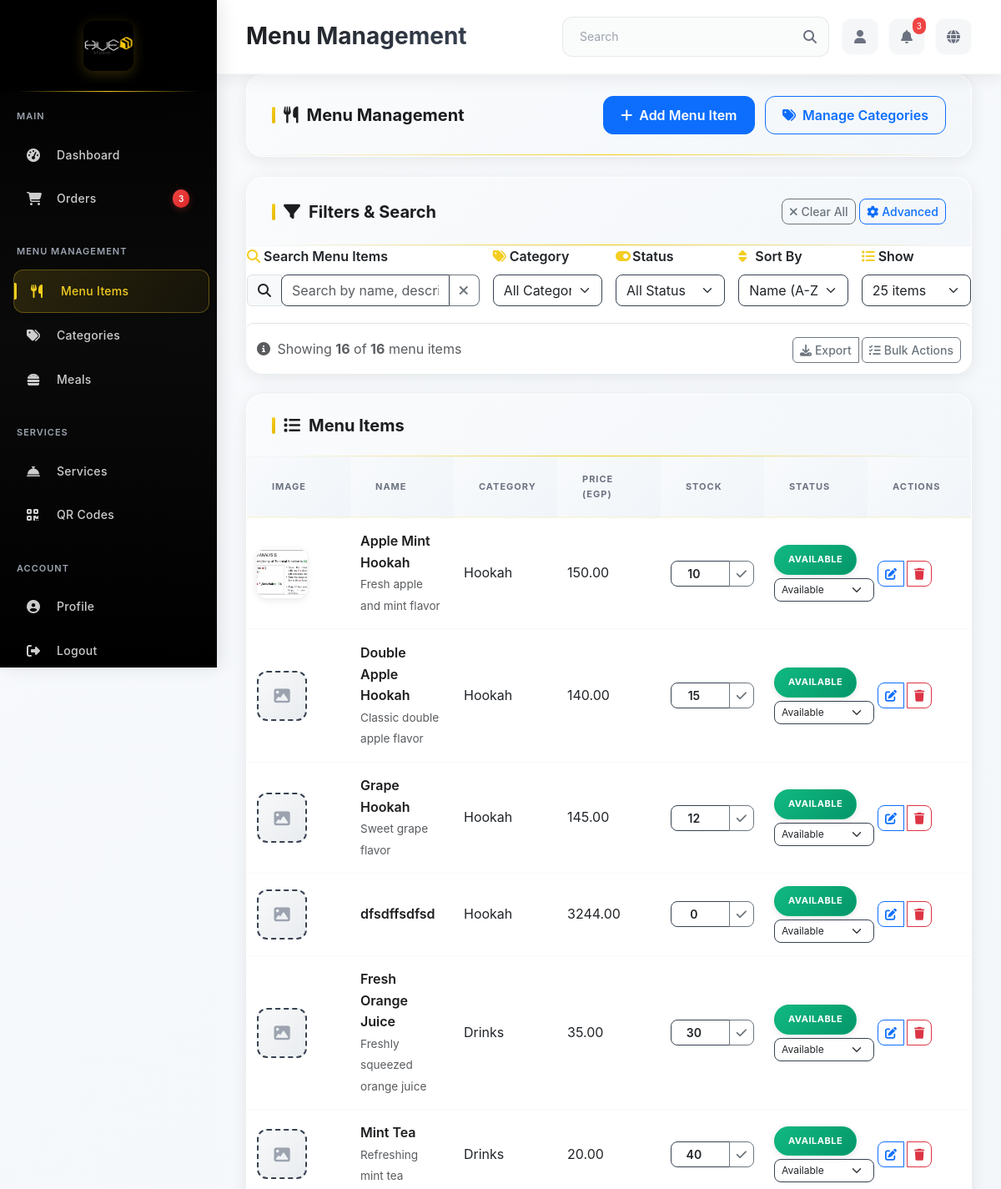
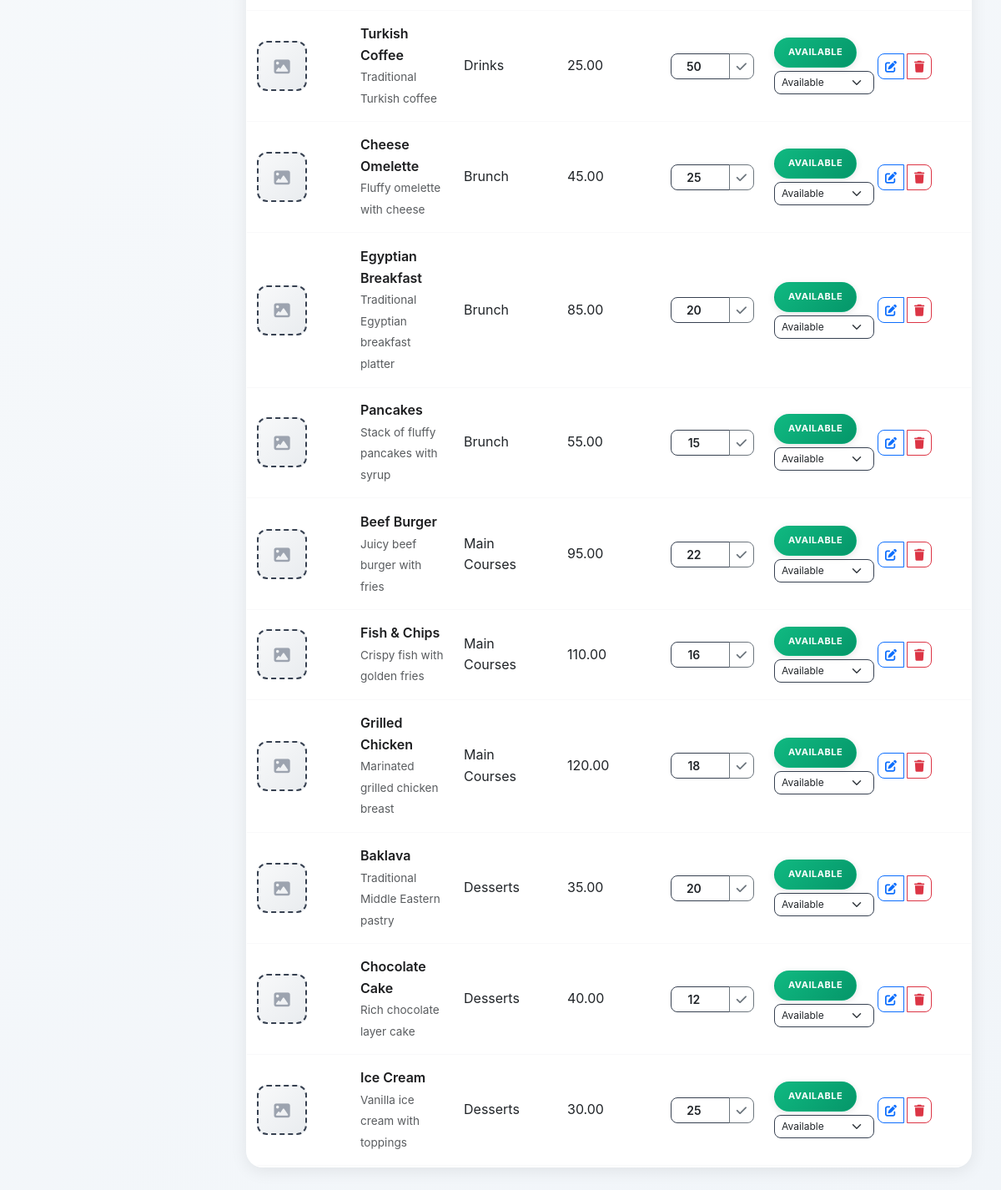
/admin/menu (signed in), run on the app's committed database (2 pictures, top to bottom).
### app/models.py (models this page shows, shortened)
class MenuItem(db.Model):
    __tablename__ = 'menu_items'
    item_id = db.Column(db.Integer, primary_key=True)
    name = db.Column(db.String(100), nullable=False)
    description = db.Column(db.Text, nullable=True)
    price = db.Column(Numeric(10, 2), nullable=False)  # EGP
    category_id = db.Column(db.Integer, db.ForeignKey('categories.category_id'), nullable=False)
    image_url = db.Column(db.String(255), nullable=True)
    stock = db.Column(db.Integer, nullable=False, default=0)
    status = db.Column(db.Enum('available', 'out_of_stock', 'discontinued', name='item_status'),
                      nullable=False, default='available')
    created_at = db.Column(db.DateTime, default=datetime.utcnow)
    updated_at = db.Column(db.DateTime, default=datetime.utcnow, onupdate=datetime.utcnow)
    order_items = db.relationship('OrderItem', backref='menu_item', lazy='dynamic')
    images = db.relationship('MenuItemImage', backref='menu_item', lazy='dynamic')
    feedback = db.relationship('Feedback', backref='menu_item', lazy='dynamic')
    reward_items = db.relationship('RewardItem', backref='menu_item', lazy='dynamic')

class Category(db.Model):
    __tablename__ = 'categories'
    category_id = db.Column(db.Integer, primary_key=True)
    name = db.Column(db.String(100), nullable=False)
    description = db.Column(db.Text, nullable=True)
    display_order = db.Column(db.Integer, nullable=False, default=0)
    is_active = db.Column(db.Boolean, default=True)
    created_at = db.Column(db.DateTime, default=datetime.utcnow)
    menu_items = db.relationship('MenuItem', backref='category', lazy='dynamic')

### app/modules/admin/routes.py (the view)
@bp.route('/menu')
@login_required
def menu_management():
    if not current_user.is_admin():
        return redirect(url_for('main.index'))
    from sqlalchemy.orm import joinedload
    categories = Category.query.filter_by(is_active=True).order_by(Category.display_order).all()
    menu_items = MenuItem.query.options(joinedload(MenuItem.category)).join(Category).order_by(
        Category.display_order, MenuItem.name
    ).all()
    return render_template('menu_management.html', categories=categories, menu_items=menu_items)

### app/extensions.py (called while the page is built)
def init_extensions(app):
    db.init_app(app)
    login_manager.init_app(app)
    migrate.init_app(app, db)
    socketio.init_app(app, cors_allowed_origins="*")
    csrf.init_app(app)
    login_manager.login_view = 'auth.login'
    login_manager.login_message = 'Please log in to access this page.'
    login_manager.login_message_category = 'info'
    @login_manager.user_loader
    def load_user(user_id):
        from app.models import User
        return User.query.get(int(user_id))

### app/models.py (called while the page is built)
    def is_admin(self):
        return self.role == 'admin'

### app/modules/admin/templates/menu_management.html (shortened to what this page needs)
{% extends "base.html" %}
{% block page_title %}Menu Management{% endblock %}
{% block content %}
<div class="admin-card mb-4">
    <div class="card-header">
        <div class="d-flex justify-content-between align-items-center">
            <h2 class="card-title">
                <i class="fas fa-utensils"></i>
                Menu Management
            </h2>
            <div class="header-actions">
                <a href="{{ url_for('admin.add_menu_item') }}" class="btn btn-primary me-2">
                    <i class="fas fa-plus me-2"></i>Add Menu Item
                </a>
                <a href="{{ url_for('admin.category_management') }}" class="btn btn-outline-primary">
                    <i class="fas fa-tags me-2"></i>Manage Categories
                </a>
            </div>
        </div>
    </div>
</div>
<div class="admin-card mb-4">
    <div class="card-header">
        <div class="d-flex justify-content-between align-items-center">
            <h3 class="card-title">
                <i class="fas fa-filter"></i>
                Filters & Search
            </h3>
            <div class="filter-actions">
                <button type="button" class="btn btn-outline-secondary btn-sm" id="clearAllFilters">
                    <i class="fas fa-times me-1"></i>Clear All
                </button>
                <button type="button" class="btn btn-outline-primary btn-sm" id="toggleAdvancedFilters">
                    <i class="fas fa-cog me-1"></i>Advanced
                </button>
            </div>
        </div>
    </div>
    <div class="card-body">
        <div class="row g-3 mb-3">
            <div class="col-md-4">
                <label for="searchInput" class="form-label">
                    <i class="fas fa-search me-1"></i>Search Menu Items
                </label>
                <div class="input-group">
                    <span class="input-group-text">
                        <i class="fas fa-search"></i>
                    </span>
                    <input type="text" class="form-control" id="searchInput"
                           placeholder="Search by name, description, ingredients...">
                    <button class="btn btn-outline-secondary" type="button" id="clearSearch">
                        <i class="fas fa-times"></i>
                    </button>
                </div>
            </div>
            <div class="col-md-2">
                <label for="categoryFilter" class="form-label">
                    <i class="fas fa-tags me-1"></i>Category
                </label>
                <select class="form-select" id="categoryFilter">
                    <option value="">All Categories</option>
                </select>
            </div>
            <div class="col-md-2">
                <label for="statusFilter" class="form-label">
                    <i class="fas fa-toggle-on me-1"></i>Status
                </label>
                <select class="form-select" id="statusFilter">
                    <option value="">All Status</option>
                </select>
            </div>
            <div class="col-md-2">
                <label for="sortBy" class="form-label">
                    <i class="fas fa-sort me-1"></i>Sort By
                </label>
                <select class="form-select" id="sortBy">
                    <option value="name_asc">Name (A-Z)</option>
                </select>
            </div>
            <div class="col-md-2">
                <label for="itemsPerPage" class="form-label">
                    <i class="fas fa-list me-1"></i>Show
                </label>
                <select class="form-select" id="itemsPerPage">
                    <option value="25" selected>25 items</option>
                </select>
            </div>
        </div>
        <div class="results-summary mt-3 pt-3 border-top" id="resultsSummary">
            <div class="row align-items-center">
                <div class="col-md-6">
                    <span class="text-muted">
                        <i class="fas fa-info-circle me-1"></i>
                        Showing <strong id="itemCount">0</strong> of <strong id="totalItems">0</strong> menu items
                    </span>
                </div>
                <div class="col-md-6 text-end">
                    <div class="btn-group btn-group-sm" role="group">
                        <button type="button" class="btn btn-outline-secondary" id="exportFiltered">
                            <i class="fas fa-download me-1"></i>Export
                        </button>
                        <button type="button" class="btn btn-outline-secondary" id="bulkActions">
                            <i class="fas fa-tasks me-1"></i>Bulk Actions
                        </button>
                    </div>
                </div>
            </div>
        </div>
    </div>
</div>
<div class="admin-card">
    <div class="card-header">
        <h3 class="card-title">
            <i class="fas fa-list"></i>
            Menu Items
        </h3>
    </div>
    <div class="card-body p-0">
        <div class="table-responsive">
            <table class="admin-table" id="menuItemsTable">
                <thead>
                    <tr>
                        <th>Image</th>
                        <th>Name</th>
                        <th>Category</th>
                        <th>Price (EGP)</th>
                        <th>Stock</th>
                        <th>Status</th>
                        <th>Actions</th>
                    </tr>
                </thead>
                            <tbody>
                                {% for item in menu_items %}
                                <tr data-category="{{ item.category_id }}" data-status="{{ item.status }}">
                                    <td>
                                        {% if item.image_url %}
                                        <img src="{{ url_for('main.uploaded_file', filename='menu_images/' + item.image_url) }}"
                                             alt="{{ item.name }}" class="menu-item-thumbnail">
                                        {% else %}
                                        <div class="no-image-placeholder">
                                            <i class="fas fa-image"></i>
                                        </div>
                                        {% endif %}
                                    </td>
                                    <td>
                                        <strong>{{ item.name }}</strong>
                                        {% if item.description %}
                                        <br><small class="text-muted">{{ item.description[:50] }}{% if item.description|length > 50 %}...{% endif %}</small>
                                        {% endif %}
                                    </td>
                                    <td>{{ item.category.name }}</td>
                                    <td>{{ "%.2f"|format(item.price) }}</td>
                                    <td>
                                        <div class="input-group input-group-sm" style="width: 100px;">
                                            <input type="number" class="form-control stock-input"
                                                   value="{{ item.stock }}"
                                                   data-item-id="{{ item.item_id }}"
                                                   min="0">
                                            <button class="btn btn-outline-secondary update-stock-btn"
                                                    data-item-id="{{ item.item_id }}" type="button">
                                                <i class="fas fa-check"></i>
                                            </button>
                                        </div>
                                    </td>
                                    <td>
                                        {% if item.status == 'available' %}
                                        <span class="status-badge status-completed">Available</span>
                                        {% elif item.status == 'out_of_stock' %}
                                        <span class="status-badge status-pending">Out of Stock</span>
                                        {% elif item.status == 'discontinued' %}
                                        <span class="status-badge status-rejected">Discontinued</span>
                                        {% else %}
                                        <span class="status-badge status-processing">{{ item.status|title }}</span>
                                        {% endif %}
                                        <select class="form-select form-select-sm status-select mt-1"
                                                data-item-id="{{ item.item_id }}" style="font-size: 0.75rem;">
                                            <option value="available" {% if item.status == 'available' %}selected{% endif %}>Available</option>
                                        </select>
                                    </td>
                                    <td>
                                        <div class="btn-group" role="group">
                                            <a href="{{ url_for('admin.edit_menu_item', item_id=item.item_id) }}"
                                               class="btn btn-sm btn-outline-primary">
                                                <i class="fas fa-edit"></i>
                                            </a>
                                            <button type="button" class="btn btn-sm btn-outline-danger delete-item-btn"
                                                    data-item-id="{{ item.item_id }}"
                                                    data-item-name="{{ item.name }}">
                                                <i class="fas fa-trash"></i>
                                            </button>
                                        </div>
                                    </td>
                                </tr>
                                {% endfor %}
                            </tbody>
                        </table>
                    </div>
                </div>
            </div>
        </div>
    </div>
{% endblock %}

### app/static/css/admin.css (style rules this page uses)
:root { --primary-yellow: #f3cd21; --primary-dark: #1c1d1f; --sidebar-bg: linear-gradient(180deg, #000000 0%, #0a0a0a 50%, #000000 100%); --sidebar-hover: linear-gradient(135deg, #1a1a1a 0%, #2a2a2a 100%); --text-light: #ffffff; --text-muted: #9ca3af; --border-color: #374151; --success-green: #10b981; --warning-yellow: #f59e0b; --danger-red: #ef4444; --info-blue: #3b82f6; --card-shadow: 0 4px 20px rgba(0, 0, 0, 0.08); --hover-shadow: 0 8px 30px rgba(0, 0, 0, 0.12); --glass-bg: rgba(255, 255, 255, 0.95); --glass-border: rgba(255, 255, 255, 0.2); }
* { margin: 0; padding: 0; box-sizing: border-box; }
body { font-family: 'Inter', 'Segoe UI', Tahoma, Geneva, Verdana, sans-serif; background: linear-gradient(135deg, #f8fafc 0%, #f1f5f9 100%); overflow-x: hidden; line-height: 1.6; -webkit-font-smoothing: antialiased; -moz-osx-font-smoothing: grayscale; text-rendering: optimizeLegibility; }
.admin-card { background: var(--glass-bg); backdrop-filter: blur(20px); border-radius: 20px; box-shadow: var(--card-shadow); overflow: hidden; border: 1px solid var(--glass-border); transition: all 0.3s ease; will-change: transform, box-shadow; contain: layout style; }
.card-header { padding: 25px 30px; border-bottom: 1px solid rgba(229, 231, 235, 0.3); background: linear-gradient(135deg, rgba(248, 250, 252, 0.8) 0%, rgba(241, 245, 249, 0.8) 100%); position: relative; }
.card-header::after { content: ''; position: absolute; bottom: 0; left: 30px; right: 30px; height: 1px; background: linear-gradient(90deg, transparent 0%, var(--primary-yellow) 50%, transparent 100%); }
.card-title { font-size: 20px; font-weight: 700; color: var(--primary-dark); margin: 0; display: flex; align-items: center; gap: 10px; }
.card-title::before { content: ''; width: 4px; height: 20px; background: linear-gradient(135deg, var(--primary-yellow) 0%, #e6b800 100%); border-radius: 2px; }
.admin-table { width: 100%; margin: 0; border-collapse: separate; border-spacing: 0; table-layout: fixed; }
.admin-table th { background: linear-gradient(135deg, #f8fafc 0%, #f1f5f9 100%); padding: 18px 30px; font-size: 11px; font-weight: 700; text-transform: uppercase; letter-spacing: 1px; color: #6b7280; border: none; border-bottom: 2px solid rgba(243, 205, 33, 0.1); position: sticky; top: 0; z-index: 10; will-change: transform; }
.admin-table td { padding: 20px 30px; border: none; border-bottom: 1px solid rgba(243, 244, 246, 0.5); vertical-align: middle; transition: all 0.3s ease; }
.admin-table tbody tr { transition: all 0.3s ease; will-change: background-color, transform; }
.status-badge { padding: 8px 16px; border-radius: 25px; font-size: 11px; font-weight: 700; text-transform: uppercase; letter-spacing: 0.5px; box-shadow: 0 2px 8px rgba(0, 0, 0, 0.1); border: 1px solid transparent; display: inline-block; will-change: background-color; }
.status-completed { background: linear-gradient(135deg, var(--success-green) 0%, #059669 100%); color: white; border-color: rgba(16, 185, 129, 0.3); }

### app/modules/admin/templates/base.html (style rules this page uses)
body { margin: 0; font-family: 'Inter', 'Segoe UI', Tahoma, Geneva, Verdana, sans-serif; background: linear-gradient(135deg, #f8fafc 0%, #f1f5f9 100%); overflow-x: hidden; }

### data on the page
MenuItem: image_url (picture), name "Apple Mint Hookah", description "Fresh apple and mint flavor", category.name "Hookah", price "150.00", stock "10", shows "AVAILABLE", status+item_id "Available"
MenuItem: name "Double Apple Hookah", description "Classic double apple flavor", category.name "Hookah", price "140.00", stock "15", shows "AVAILABLE", status+item_id "Available"
MenuItem: name "Grape Hookah", description "Sweet grape flavor", category.name "Hookah", price "145.00", stock "12", shows "AVAILABLE", status+item_id "Available"
MenuItem: name "dfsdffsdfsd", category.name "Hookah", price "3244.00", stock "0", shows "AVAILABLE", status+item_id "Available"
MenuItem: name "Fresh Orange Juice", description "Freshly squeezed orange juice", category.name "Drinks", price "35.00", stock "30", shows "AVAILABLE", status+item_id "Available"
MenuItem: name "Mint Tea", description "Refreshing mint tea", category.name "Drinks", price "20.00", stock "40", shows "AVAILABLE", status+item_id "Available"
MenuItem: name "Turkish Coffee", description "Traditional Turkish coffee", category.name "Drinks", price "25.00", stock "50", shows "AVAILABLE", status+item_id "Available"
MenuItem: name "Cheese Omelette", description "Fluffy omelette with cheese", category.name "Brunch", price "45.00", stock "25", shows "AVAILABLE", status+item_id "Available"
MenuItem: name "Egyptian Breakfast", description "Traditional Egyptian breakfast platter", category.name "Brunch", price "85.00", stock "20", shows "AVAILABLE", status+item_id "Available"
MenuItem: name "Pancakes", description "Stack of fluffy pancakes with syrup", category.name "Brunch", price "55.00", stock "15", shows "AVAILABLE", status+item_id "Available"
MenuItem: name "Beef Burger", description "Juicy beef burger with fries", category.name "Main Courses", price "95.00", stock "22", shows "AVAILABLE", status+item_id "Available"
MenuItem: name "Fish & Chips", description "Crispy fish with golden fries", category.name "Main Courses", price "110.00", stock "16", shows "AVAILABLE", status+item_id "Available"
MenuItem: name "Grilled Chicken", description "Marinated grilled chicken breast", category.name "Main Courses", price "120.00", stock "18", shows "AVAILABLE", status+item_id "Available"
MenuItem: name "Baklava", description "Traditional Middle Eastern pastry", category.name "Desserts", price "35.00", stock "20", shows "AVAILABLE", status+item_id "Available"
MenuItem: name "Chocolate Cake", description "Rich chocolate layer cake", category.name "Desserts", price "40.00", stock "12", shows "AVAILABLE", status+item_id "Available"
MenuItem: name "Ice Cream", description "Vanilla ice cream with toppings", category.name "Desserts", price "30.00", stock "25", shows "AVAILABLE", status+item_id "Available"
